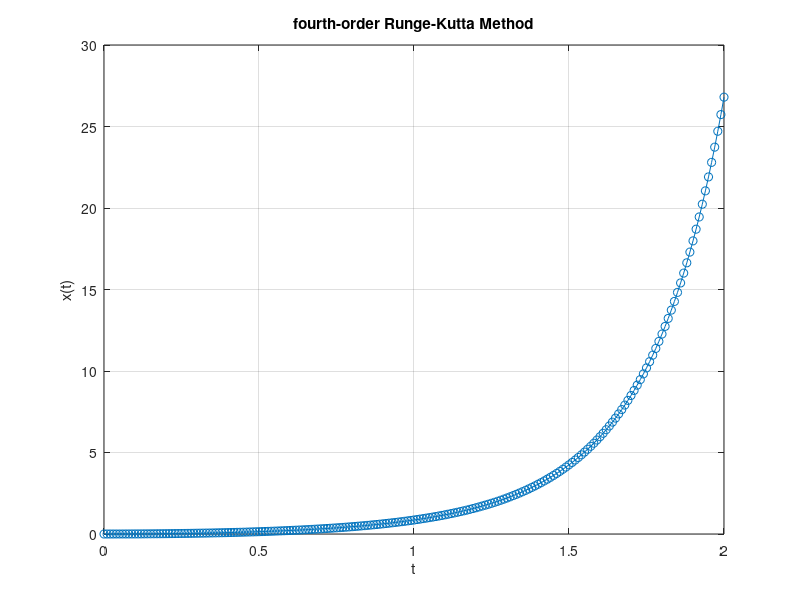

The MATLAB script that drew this image:
clc; clear;
f = @(t, x) t + 2*x*t;  % 함수 정의
t0 = 0; x0 = 0; % 초기 조건

t_end = 2;
h = 0.01;
N = (t_end - t0) / h; % 문제에 주어진 조건

t= t0:h:t_end;
x= zeros(1, N+1);
x(1) = x0; %t,x 행렬 만들기

%4차 runge-kutta method
for n = 1:N
    k1 = f(t(n), x(n));
    k2 = f(t(n) + h/2, x(n) + h*k1/2);
    k3 = f(t(n) + h/2, x(n) + h*k2/2);
    k4 = f(t(n) + h, x(n) + h*k3);
    x(n+1) = x(n) + h/6*(k1 + 2*k2 + 2*k3 + k4);
end

% 결과 그래프
plot(t, x, '-o');
xlabel('t');
ylabel('x(t)');
title('fourth-order Runge-Kutta Method');
grid on;
